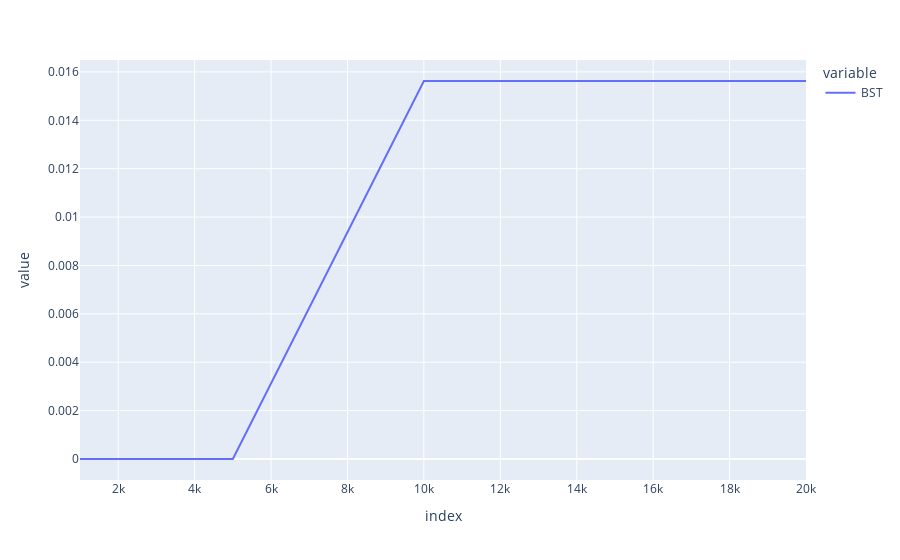

Source (notebook cell):
### Markdown cell above
### Czas usuwania elementów w drzewie BST

### Code cell
get_plot(compare_diffrent_array_length(method=deleting_comparison, array_of_lengths=[1000, 2000, 4000, 5000, 10000, 20000]), names=['BST'])

### Figure 1 — Plotly figure (JSON) as saved in the notebook; plotly's stock layout.template omitted (floating-point values rounded to 4 significant figures)
{"data": [{"hovertemplate": "variable=BST<br>index=%{x}<br>value=%{y}<extra></extra>", "legendgroup": "BST", "line": {"color": "#636efa", "dash": "solid"}, "marker": {"symbol": "circle"}, "mode": "lines", "name": "BST", "orientation": "v", "showlegend": true, "type": "scatter", "x": [1000, 2000, 4000, 5000, 10000, 20000], "xaxis": "x", "y": [0, 0, 0, 0, 0.01562, 0.01562], "yaxis": "y"}], "layout": {"legend": {"title": {"text": "variable"}, "tracegroupgap": 0}, "margin": {"t": 60}, "xaxis": {"anchor": "y", "domain": [0, 1], "title": {"text": "index"}}, "yaxis": {"anchor": "x", "domain": [0, 1], "title": {"text": "value"}}}}
